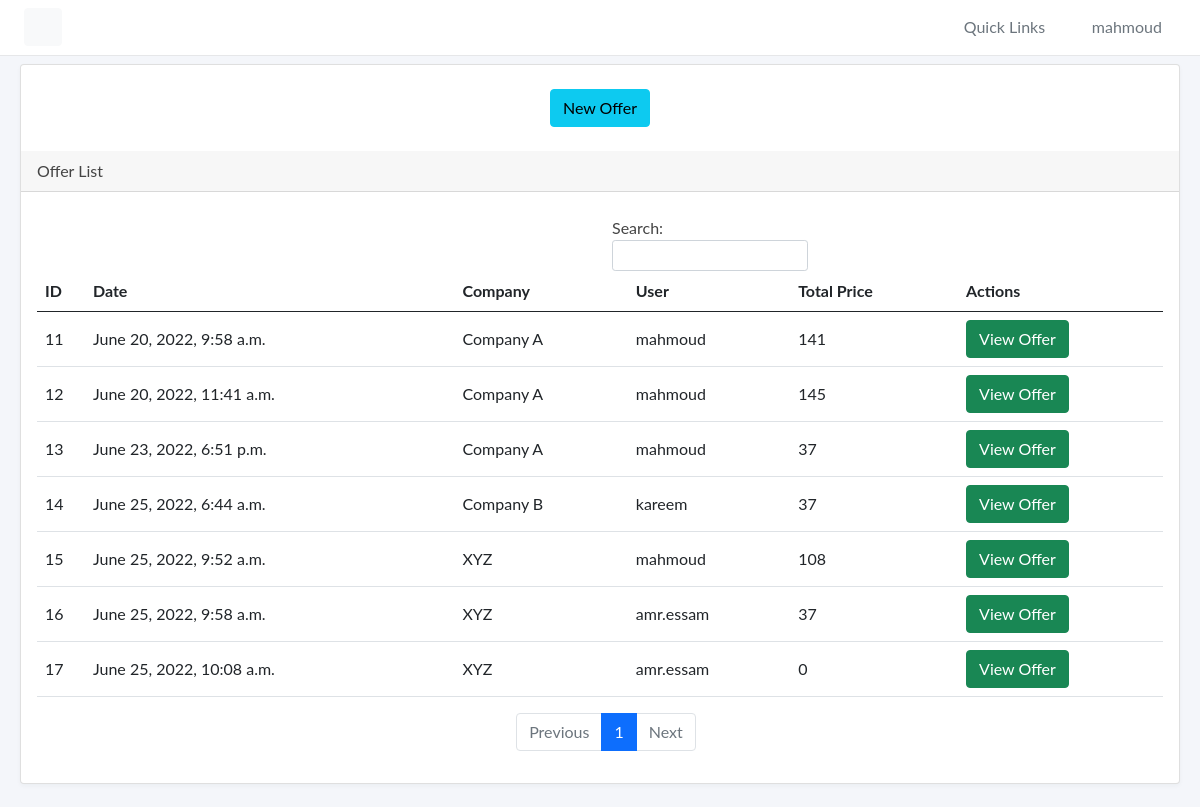
The page /offer/list (signed in) on the database its author committed.
### main/models.py (models this page shows, shortened)
class Offer(models.Model):
    Offer_id = models.AutoField(primary_key=True)
    local_id = models.UUIDField(default=uuid.uuid4, unique=True)#, editable=False)
    Numbers_of_Pax = models.PositiveSmallIntegerField(_(u'Numbers of Pax'),default=2)
    Company_name = models.ForeignKey(Company, on_delete=models.CASCADE,blank=True,null=True)
    Offer_user = models.ForeignKey(User, on_delete=models.CASCADE,blank=True,null=True)
    Total_Price = models.PositiveSmallIntegerField(_(u'Total Price'),default=0)
    create_date = models.DateTimeField(_(u'Created Date'), default=timezone.now, editable=False)
    is_closed = models.BooleanField(_(u'Is Closed?'),default=False)
    class Meta:
        verbose_name = _(u'Offer')
        verbose_name_plural = _('Offer')

class Company(models.Model):
    Company_name = models.CharField(_(u'Company name'), unique=True, max_length=200,default="")
    users = models.ManyToManyField(User)
    def __str__(self):
        return f'{self.Company_name} '
    class Meta:
        verbose_name = _(u'Company')
        verbose_name_plural = _('Company')

### main/views.py (the view)
# urls.py: path('offer/list', views.showofferlist, name='showofferlist'),
@login_required(login_url='login')
def showofferlist(request):
    main_offer = Offer.objects.filter(Offer_user=request.user)
    if request.user.groups.filter(name='offer_company_admin').exists():
        main_offer = Offer.objects.filter(Company_name__in= Company.objects.filter(users=request.user))
    if request.user.groups.filter(name='offer_super_admin').exists():
        main_offer = Offer.objects.all()
    main_Services = Services.objects.all()
    main_Places = Places.objects.all()
    context = {
        'main_offer' : main_offer,
        'main_Services' : main_Services ,
        'main_Places' : main_Places ,
    }
    return render(request, 'offerlist.html',  context=context)

### templates/offerlist.html (shortened to what this page needs)
{% extends 'base.html' %}
{% load static %}
{% load i18n %}
{% block content %}
<div class="row">
    <div class="col-md-12 col-lg-12">
        <div class="card">
            <center>
                <a href="{% url 'newoffer' %}" role="button" class="btn btn-info btn-large">New Offer</a>
              </center>
            <div class="card-header">Offer List</div>
            <div class="card-body">
                <table class="table table-hover" id="dataTables-example" width="100%">
                    <thead>
                        <tr>
                            <th>ID</th>
                            <th>Date</th>
                            <th>Company</th>
                            <th>User</th>
                            <th>Total Price</th>
                            <th>Actions</th>
                        </tr>
                    </thead>
                    <tbody>
                    {% for offer in main_offer %}
                        <tr>
                            <td>{{ offer.Offer_id }}</td>
                            <td>{{ offer.create_date }}</td>
                            <td>{{ offer.Company_name }}</td>
                            <td>{{ offer.Offer_user }}</td>
                            <td>{{ offer.Total_Price }}</td>
                            <td>
                                <a href="{% url 'edit-offer' offer.local_id %}" role="button" class="btn btn-success btn-large">View Offer</a>
                                {% if not offer.is_closed  %}
                                <button type='button' onclick='productDelete(this);' class='btn btn-default' ><span class="fas fa-ban" style="color:red"></span></button>
                                {% endif%}
                            </td>
                        </tr>
                    {% endfor %}
                    </tbody>
                </table>
            </div>
        </div>
    </div>
</div>
{% endblock %}

### templates/base.html (shortened to what this page needs)
{% load static %}
{% load i18n %}
<!DOCTYPE html>
{% if LANGUAGE_CODE == "ar" %}
    <html lang="ar">
{% else %}
    <html lang="en">
{% endif %}
<link href="{% static '/assets/vendor/fontawesome/css/fontawesome.min.css' %}" rel="stylesheet">
<link href="{% static '/assets/vendor/fontawesome/css/solid.min.css' %}" rel="stylesheet">
<link href="{% static '/assets/vendor/fontawesome/css/brands.min.css' %}" rel="stylesheet">
<link href="{% static '/assets/vendor/bootstrap/css/bootstrap.min.css' %}" rel="stylesheet">
<link href="{% static '/assets/css/master.css' %}" rel="stylesheet">
</head>
<body>
    <div class="wrapper">
        <div id="body" class="active">
            {% block navbar_navigation %}
            <nav class="navbar navbar-expand-lg navbar-white bg-white">
                <button type="button" id="sidebarCollapse" class="btn btn-light">
                    <i class="fas fa-bars"></i>
                </button>
                <div class="collapse navbar-collapse" id="navbarSupportedContent">
                    <ul class="nav navbar-nav ms-auto">
                        <li class="nav-item dropdown">
                            <div class="nav-dropdown">
                                <a href="#" id="nav1" class="nav-item nav-link dropdown-toggle text-secondary" data-bs-toggle="dropdown" aria-expanded="false">
                                    <i class="fas fa-link"></i> <span>Quick Links</span> <i style="font-size: .8em;" class="fas fa-caret-down"></i>
                                </a>
                            </div>
                        </li>
                        <li class="nav-item dropdown">
                            <div class="nav-dropdown">
                                <a href="#" id="nav2" class="nav-item nav-link dropdown-toggle text-secondary" data-bs-toggle="dropdown" aria-expanded="false">
                                    <i class="fas fa-user"></i> <span>{{ user.get_username }}</span> <i style="font-size: .8em;" class="fas fa-caret-down"></i>
                                </a>
                            </div>
                        </li>
                    </ul>
                </div>
            </nav>
            {% endblock %}
            <div class="content">
                <div class="container-fluid">
                        {% block content %}
                        {% endblock %}
                </div>
            </div>
        </div>
    </div>
</body>
</html>

### static/assets/css/master.css (style rules this page uses)
body, h1, .h1, h2, .h2, h3, .h3, h4, .h4, h5, .h5, h6, .h6, p, a, td { -moz-osx-font-smoothing: grayscale; -webkit-font-smoothing: antialiased; }
body { width: 100%; height: 100%; background: #f4f6fa; font-family: "Lato", "Helvetica Neue", Arial, Helvetica, sans-serif; font-size: 1rem; color: #444; }
.wrapper { display: flex; width: 100%; align-items: stretch; overflow-x: hidden }
#body { width: 100%; padding: 0; min-height: 100vh; transition: all 0.3s; }
#body>.navbar { padding: 0 1.5rem; min-height: 54px; box-shadow: none; border-bottom: 1px solid rgba(101, 109, 119, .16); }
#body>.content { position: relative; padding: .5rem; }
.card { margin-bottom: 15px; box-shadow: rgba(35, 46, 60, .04) 0 2px 4px 0; }
a, a:hover, a:focus { color: inherit; text-decoration: none; transition: all 0.3s; }
.table td, .table th { vertical-align: middle; }
table.dataTable thead .sorting:before, table.dataTable thead .sorting:after, table.dataTable thead .sorting_asc:before, table.dataTable thead .sorting_asc:after, table.dataTable thead .sorting_desc:before, table.dataTable thead .sorting_desc:after, table.dataTable thead .sorting_asc_disabled:before, table.dataTable thead .sorting_asc_disabled:after, table.dataTable thead .sorting_desc_disabled:before, table.dataTable thead .sorting_desc_disabled:after { font-size: .8rem; bottom: .9rem; }
@media (min-width: 200px) { .navbar-expand-lg .navbar-collapse { display: -ms-flexbox !important; display: flex !important; -ms-flex-preferred-size: auto; flex-basis: auto; } }
@media (min-width: 200px) { .navbar-expand-lg .navbar-nav { -ms-flex-direction: row; flex-direction: row; } }

### static/assets/components/navbar/navbar-dropdowns.css (style rules this page uses)
.nav-dropdown .nav-link { color: #B2EBF2; line-height: 1.42857; padding: 1rem 0 1rem 1rem !important; }
.nav-dropdown .nav-link::after { display: none; }

### rows shown on the page
Offer: Offer_id "11", create_date "June 20, 2022, 9:58 a.m.", Company_name "Company A", Offer_user "mahmoud", Total_Price "141", is_closed False (drawn)
Offer: Offer_id "12", create_date "June 20, 2022, 11:41 a.m.", Company_name "Company A", Offer_user "mahmoud", Total_Price "145"
Offer: Offer_id "13", create_date "June 23, 2022, 6:51 p.m.", Company_name "Company A", Offer_user "mahmoud", Total_Price "37"
Offer: Offer_id "14", create_date "June 25, 2022, 6:44 a.m.", Company_name "Company B", Offer_user "kareem", Total_Price "37"
Offer: Offer_id "15", create_date "June 25, 2022, 9:52 a.m.", Company_name "XYZ", Offer_user "mahmoud", Total_Price "108"
Offer: Offer_id "16", create_date "June 25, 2022, 9:58 a.m.", Company_name "XYZ", Offer_user "amr.essam", Total_Price "37"
Offer: Offer_id "17", create_date "June 25, 2022, 10:08 a.m.", Company_name "XYZ", Offer_user "amr.essam", Total_Price "0", is_closed False (drawn)

### other values the page prints
{{ user.get_username }} "mahmoud"
